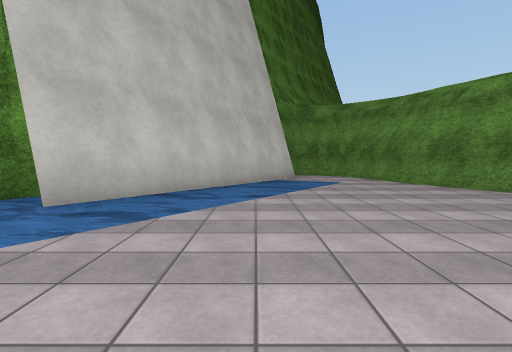
view 1 (above)

12 first-person views from a walk through a scene from a Unity 3-D project. The camera is 1.3 m above the floor, tilts 4° down and sees 80° across. The floor is counted in squares, 2 m on a side. Each view is taken from the middle of a square. On the plan, view 1 faces up. The plan holds only what a view shows up to about 10 squares ahead; the rest is blank. The place goes on beyond the plan. The player character is not drawn. Some animated figures are not drawn. Door leaves are left out, so doorways stand open. Some surface patterns are stand-ins.

view 2
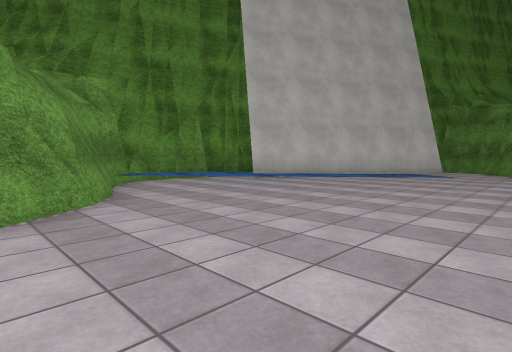

view 3
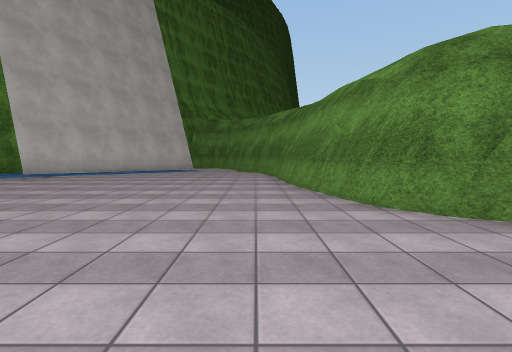

view 4
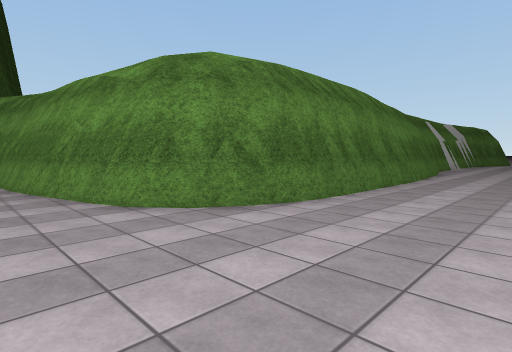

view 5
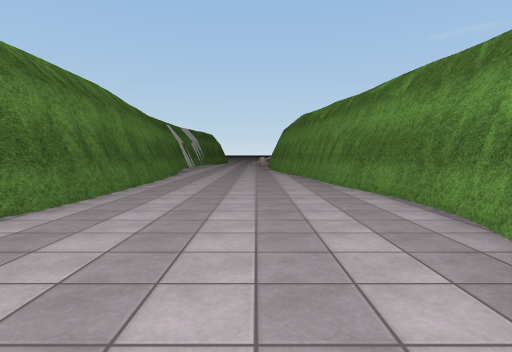

view 6
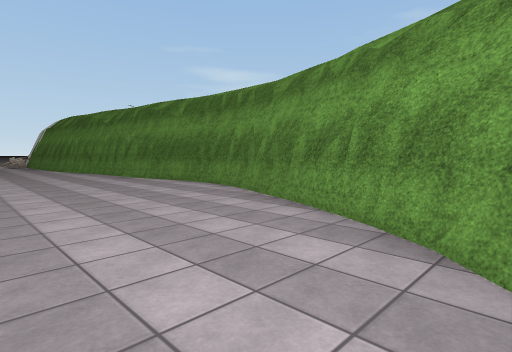

view 7
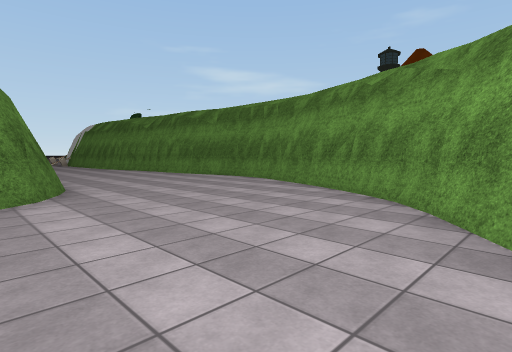

view 8
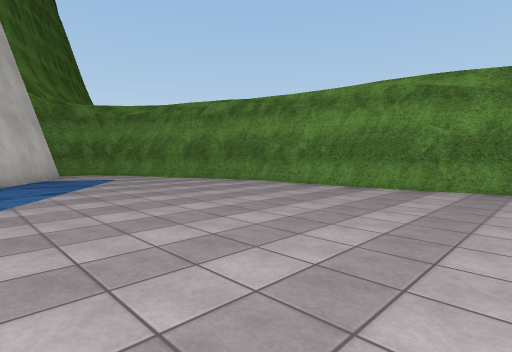

view 9
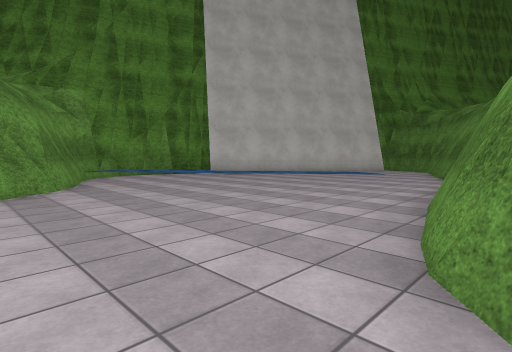

view 10
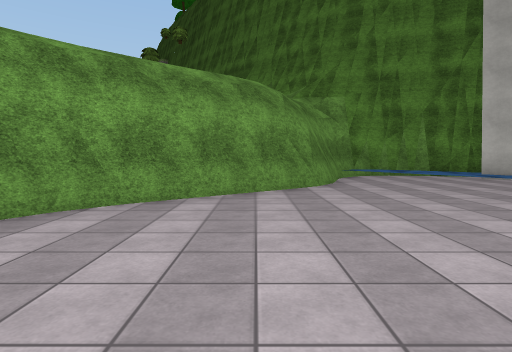

view 11
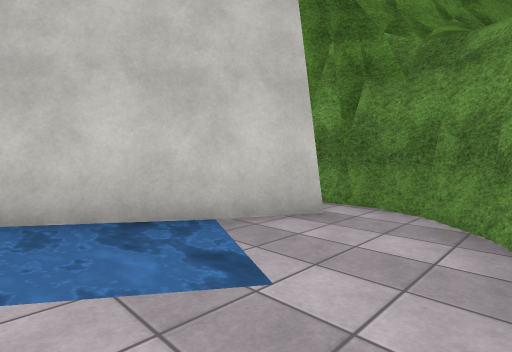

view 12
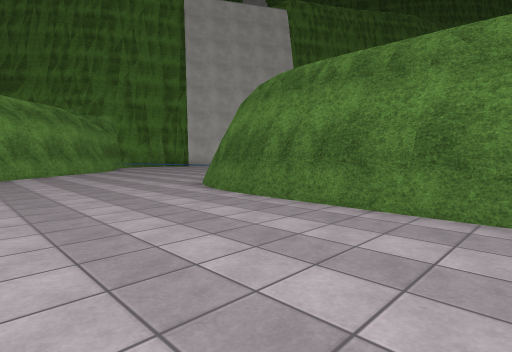

### Floor plan
Key: @ floor where view 1 was taken; # wall or solid block; . floor; = window, fence, low wall or low ledge; ~ water the walk can cross; ≈ water the walk keeps out of.
Columns run from 4 left of view 1 to 12 right of it. Each row starts with its distance up from view 1.
 10      ##
  9      ###
  8     ##.#
  7    ##~..#
  6    #~~..#
  5   ##~...##
  4  ##~~....#
  3 ~#≈~.....#
  2 ≈~~......#
  1 #~~......#
  0 ~#..@....#
 -1  ##......=#
 -2    ##.....#######
 -3     #............
 -4      #...........
 -5       #..........
 -6        ##........
 -7          ########

Positions as (right, up) in squares from view 1, and headings:
1: (0, 0), facing up
2: (4, -3), facing up-left
3: (4, -5), facing up
4: (4, -5), facing up-right
5: (4, -5), facing right
6: (2, -3), facing down-right
7: (1, -1), facing down-right
8: (-1, -1), facing up-right
9: (6, -3), facing up-left
10: (6, -3), facing left
11: (3, 6), facing up-left
12: (12, -6), facing up-left
